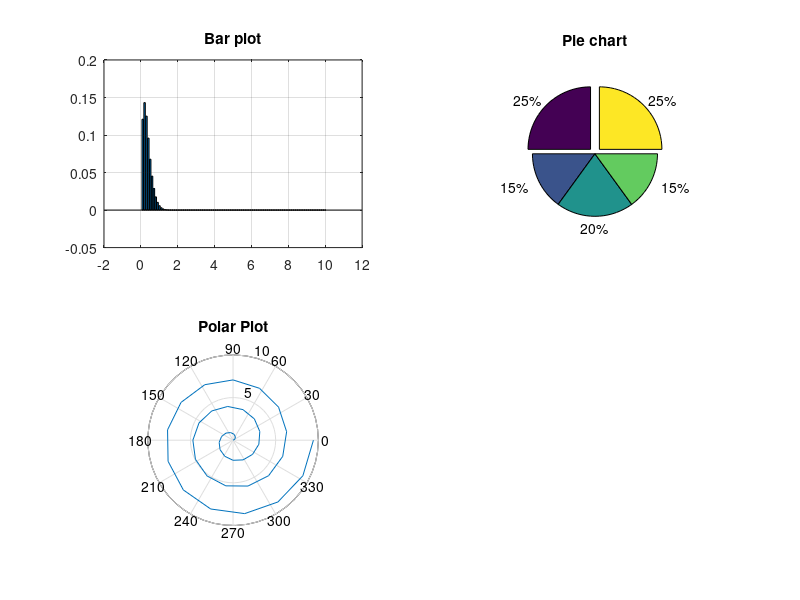

Write MATLAB code to recreate this figure. (Note: this script raises an error after producing the figure.)
%Type your commands for the first plot
x=linspace(0,10,100);
yx=exp(-5.0*x).*sin(2*x);
figure(1);
subplot(2,2,1);
bar(x,yx);
title('Bar plot');
grid on;
hold on;
%Type your commands for the second plot
b=[250 150 200 150 250];
subplot(2,2,2);
pie(b,b==max(b));
explode=[1 0 0 0 1];
pie(b, explode);
title('Pie chart');
%Type your commands for the third plot
theta=linspace(0,6*pi,41);
subplot(2,2,3);
k=0.5;
r=k.*theta;
polar(theta,r);
title('Polar Plot');
%Type your commands for the last plot
syms x;
subplot(2,2,4);
f=sin(x)/x;
fx=ezplot(erf(f),[-4*pi, 4*pi]);
fx.Color = ('r');
fx.Marker = ('p');
title('Ezplot plot');
hold off;